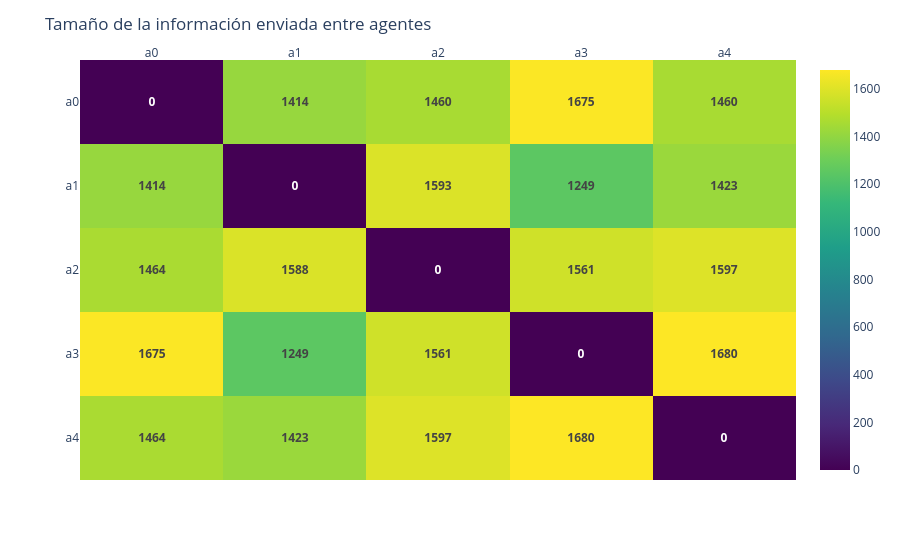

The notebook cell this image was saved under:
### Code cell
data = data[["sender", "to", "size"]]
data.sender = list(map(lambda x: x.split("@")[0], data.sender))
data.to = list(map(lambda x: x.split("@")[0], data.to))
#data_coss = pd.crosstab(index=data.sender, columns=data.to, values=data.size)
data_cross = data.groupby(["sender", "to"])["size"].sum().div(1024*1024).round(0).unstack().fillna(0)
data_cross
agents = data.sender.unique()
fig = px.imshow(data_cross.to_numpy(), x=agents, y=agents, color_continuous_scale="Viridis", aspect="auto")
fig.update_traces(text=data_cross, texttemplate="<b>%{text}</b>")
fig.update_xaxes(side="top")
fig.update_layout(title_text="Tamaño de la información enviada entre agentes")

### Figure 1 — Plotly figure (JSON) as saved in the notebook; plotly's stock layout.template omitted (floating-point values rounded to 4 significant figures)
{"data": [{"coloraxis": "coloraxis", "hovertemplate": "x: %{x}<br>y: %{y}<br>color: %{z}<extra></extra>", "name": "0", "text": [[0.0, 1414.0, 1460.0, 1675.0, 1460.0], [1414.0, 0.0, 1593.0, 1249.0, 1423.0], [1464.0, 1588.0, 0.0, 1561.0, 1597.0], [1675.0, 1249.0, 1561.0, 0.0, 1680.0], [1464.0, 1423.0, 1597.0, 1680.0, 0.0]], "texttemplate": "<b>%{text}</b>", "type": "heatmap", "x": ["a0", "a1", "a2", "a3", "a4"], "xaxis": "x", "y": ["a0", "a1", "a2", "a3", "a4"], "yaxis": "y", "z": [[0.0, 1414.0, 1460.0, 1675.0, 1460.0], [1414.0, 0.0, 1593.0, 1249.0, 1423.0], [1464.0, 1588.0, 0.0, 1561.0, 1597.0], [1675.0, 1249.0, 1561.0, 0.0, 1680.0], [1464.0, 1423.0, 1597.0, 1680.0, 0.0]]}], "layout": {"coloraxis": {"colorscale": [[0, "#440154"], [0.1111, "#482878"], [0.2222, "#3e4989"], [0.3333, "#31688e"], [0.4444, "#26828e"], [0.5556, "#1f9e89"], [0.6667, "#35b779"], [0.7778, "#6ece58"], [0.8889, "#b5de2b"], [1, "#fde725"]]}, "margin": {"t": 60}, "title": {"text": "Tamaño de la información enviada entre agentes"}, "xaxis": {"anchor": "y", "domain": [0, 1], "side": "top"}, "yaxis": {"anchor": "x", "autorange": "reversed", "domain": [0, 1]}}}
